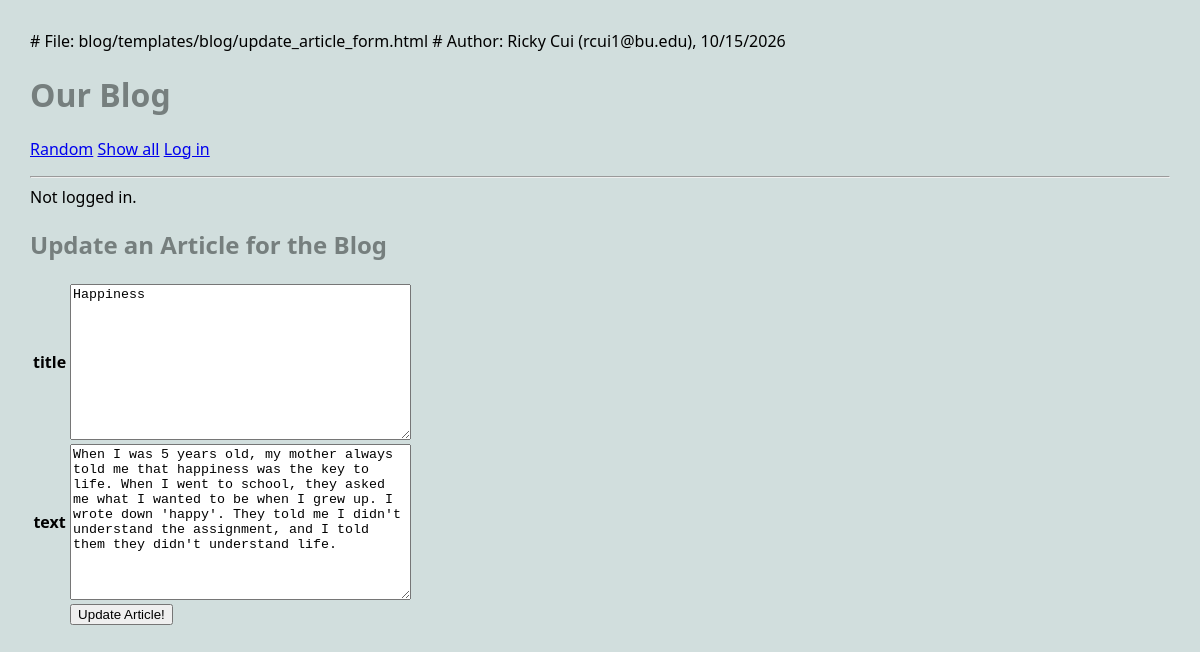
The app's page /blog/article/3/update with its own data.
### blog/models.py (models this page shows, shortened)
class Article(models.Model):
    title = models.TextField(blank=True)
    author = models.TextField(blank=True)
    text = models.TextField(blank=True)
    published = models.DateTimeField(auto_now=True)
    image_url = models.URLField(blank=True)
    user = models.ForeignKey(User, on_delete=models.CASCADE)

### blog/views.py (the view, shortened to what this page needs)
# urls.py: path('article/<int:pk>/update', UpdateArticleView.as_view(), name="update_article"),
class UpdateArticleView(UpdateView):
    model = Article
    form_class = UpdateArticleForm
    template_name = "blog/update_article_form.html"

### blog/forms.py
class UpdateArticleForm(forms.ModelForm):
    class Meta:
        model = Article
        fields = ['title', 'text', ]  # which fields from model should we use

### blog/templates/blog/update_article_form.html (shortened to what this page needs)
{% extends 'blog/base.html' %}
{% block content %}
<h2>Update an Article for the Blog</h2>
<form method = 'POST' enctype="multipart/form-data">
    <table>
    {% for field in form %}
    <tr>
        <th>{{field.name}}</th>
        <td>{{field}}</td>
    </tr>
    {% endfor %}
    <tr>
        <td></td>
        <td>
            <input type='submit' name = 'update_article' value= 'Update Article!'>
        </td>
    </tr>
    </table>
</form>
{% endblock %}

### static/styles-blog.css (style rules this page uses)
body { margin: 30px; background: #d1dedd; font-family:'Segoe UI', Tahoma, Geneva, Verdana, sans-serif; }
h1, h2, h3 { color: #767f7e; }

### records on screen
Article: form "Happiness" "When I was 5 years old, my mother always told me that happiness was the key to life. When I went to school, they asked me what I wanted to be when I grew up. I wrote down 'happy'. They told me I didn't understand the assignment, and I told them they didn't understand life."

### other values on screen
{{ field.name }} "title" "text"
